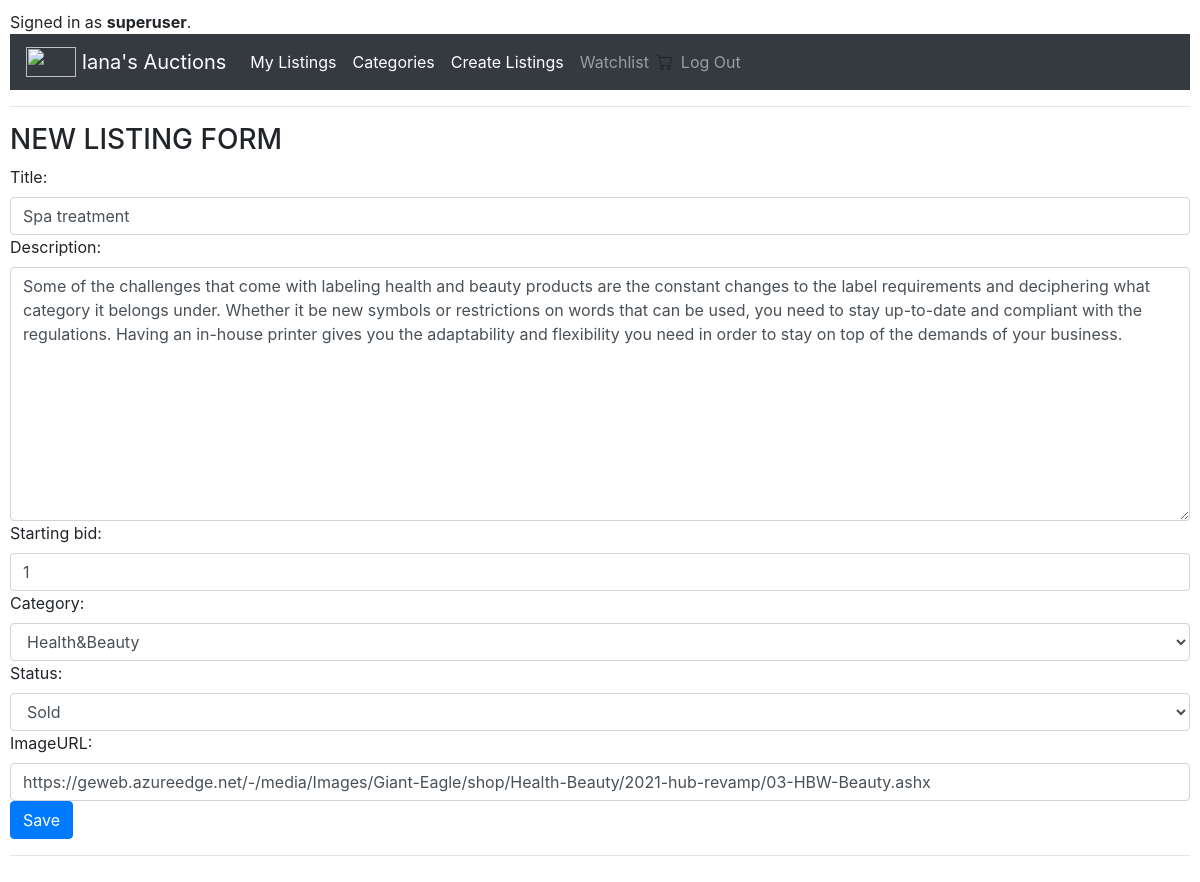
Screenshot of /update_listing/7/ (signed in) with the database file from the repository.
### auctions/models.py (models this page shows, shortened)
class User(AbstractUser):
    pass

class Listing(models.Model):
    title = models.CharField(max_length=64)
    listing_seller = models.ForeignKey(settings.AUTH_USER_MODEL, null=True, default=True, on_delete=models.CASCADE)
    CATEGORY = (
                ('No category', 'No category'),
                ('Home Furniture', 'Home Furniture'),
                ('Electronics', 'Electronics'),
                ('Health&Beauty', 'Health&Beauty'),
                ('Fashion', 'Fashion'),
                ('Food', 'Food'),
                ('Other', 'Other')
                )
    STATUS = (
            ('Sold', 'Sold'),
            ('Active', 'Active')
            )
    description = models.TextField(max_length=20000)
    comments = models.ManyToManyField('Comment', blank=True)
    starting_bid = models.IntegerField(blank=True, null=True)
    imageURL = models.URLField(max_length=3000, blank=True)
    category = models.CharField(max_length=200, choices=CATEGORY)
    status = models.CharField(max_length=200, choices=STATUS)
    posted_date = models.DateTimeField(auto_now_add=True, null=True, blank=True)

### auctions/views.py (the view)
# urls.py: path('update_listing/<int:pk>/', views.update_listing, name="update_listing"),
def update_listing(request, pk):
    if not request.user.is_authenticated:
        return HttpResponseRedirect(reverse('login'))
    listing = Listing.objects.get(id=pk)
    form = AuctionForm(instance=listing)
    if request.method == 'POST':
        form = AuctionForm(request.POST, instance=listing)
    if form.is_valid():
        form.save()
        return redirect('/')
    context = {"form": form}
    return render(request, "auctions/create_listing.html", context)

### auctions/forms.py
class AuctionForm(forms.ModelForm):
    class Meta:
        model = Listing
        fields = ('title', 'description', 'starting_bid', 'category', 'status', 'imageURL')
        widgets = {'category': forms.Select(choices=Listing.objects.all(), attrs={'class': 'form-control'}),
                   'status': forms.Select(choices=Category.objects.all(), attrs={'class': 'form-control'}),
                   'title': forms.TextInput(attrs={'class': 'form-control', 'placeholder': 'Title'}),
                   'description': forms.Textarea(attrs={'class': 'form-control', 'placeholder': 'Add Description'}),
                   'imageURL': forms.URLInput(attrs={'class': 'form-control', 'placeholder': "Image URL (optional)"}),
                   'starting_bid': forms.NumberInput(attrs={'class': 'form-control', 'placeholder': 'Add the price '})
                   }

### auctions/templates/auctions/create_listing.html (shortened to what this page needs)
{% extends "auctions/layout.html" %}
{% load static %}
{% block body %}
        <h3>NEW LISTING FORM</h3>
  <form action="" method="post">
      {{form}}
    <input class="btn btn-primary" type="submit" value="Save">
  </form>
<hr>
{% endblock %}

### auctions/templates/auctions/layout.html (shortened to what this page needs)
{% load static %}
<!DOCTYPE html>
<html lang="en">
    <head>
        <link rel="stylesheet" href="https://stackpath.bootstrapcdn.com/bootstrap/4.4.1/css/bootstrap.min.css">
        <link type="text/css" rel="stylesheet" href="{% static 'auctions/styles.css' %}/">
    </head>
    <body>
        <div>
            {% if user.is_authenticated %}
                Signed in as <strong>{{ user.username }}</strong>.
            {% else %}
                Not signed in.
            {% endif %}
        </div>
        <nav class="navbar navbar-expand-lg navbar-dark bg-dark" >
            <a class="navbar-brand" href="{% url 'index' %}">
                <img src="{% static 'images/logo.png' %}" width="50" height="30" class="d-inline-block align-top" alt="">
            Iana's Auctions
            </a>
            <div class="collapse navbar-collapse" id="navbarSupportedContent">
        <ul class="navbar-nav mr-auto">
             <li class="nav-item active">
                <a class="nav-link" href="{% url 'listings' %}">My Listings</a>
            </li>
            <li class="nav-item active">
                <a class="nav-link" href="{% url 'categories'  %}">Categories</a>
            </li>
            <li class="nav-item active">
                <a class="nav-link" href="{% url 'create_listing'  %}">Create Listings</a>
            </li>
 {% if user.is_authenticated %}
            <li class="nav-item active">
                <div class="form-inline my-2 my-lg-0">
                <a class="nav-link" href="{% url 'watchlist' %}">Watchlist </a>
                </div>
            </li>
            <li class="nav-item">
                    <a class="nav-link" href="{% url 'logout' %}">Log Out</a>
                </li>
            {% endif %}
        </ul>
        </nav>
        <hr>
        {% block body %}
        {% endblock %}
    </body>
</html>

### auctions/static/auctions/styles.css (style rules this page uses)
body { padding: 10px; }

### rows the page displays
User: username "superuser"
Listing: title "Spa treatment", description "Some of the challenges that come with labeling health and beauty products are the constant changes to the label requirements and deciphering what category it belongs under. Whether it be new symbols or restrictions on words that can be used, you need to stay up-to-date and compliant with the regulations. Having an in-house printer gives you the adaptability and flexibility you need in order to stay on top of the demands of your business.", starting_bid "1", category "Health&Beauty", status "Sold", imageURL "https://geweb.azureedge.net/-/media/Images/Giant-Eagle/shop/Health-Beauty/2021-hub-revamp/03-HBW-Beauty.ashx"
